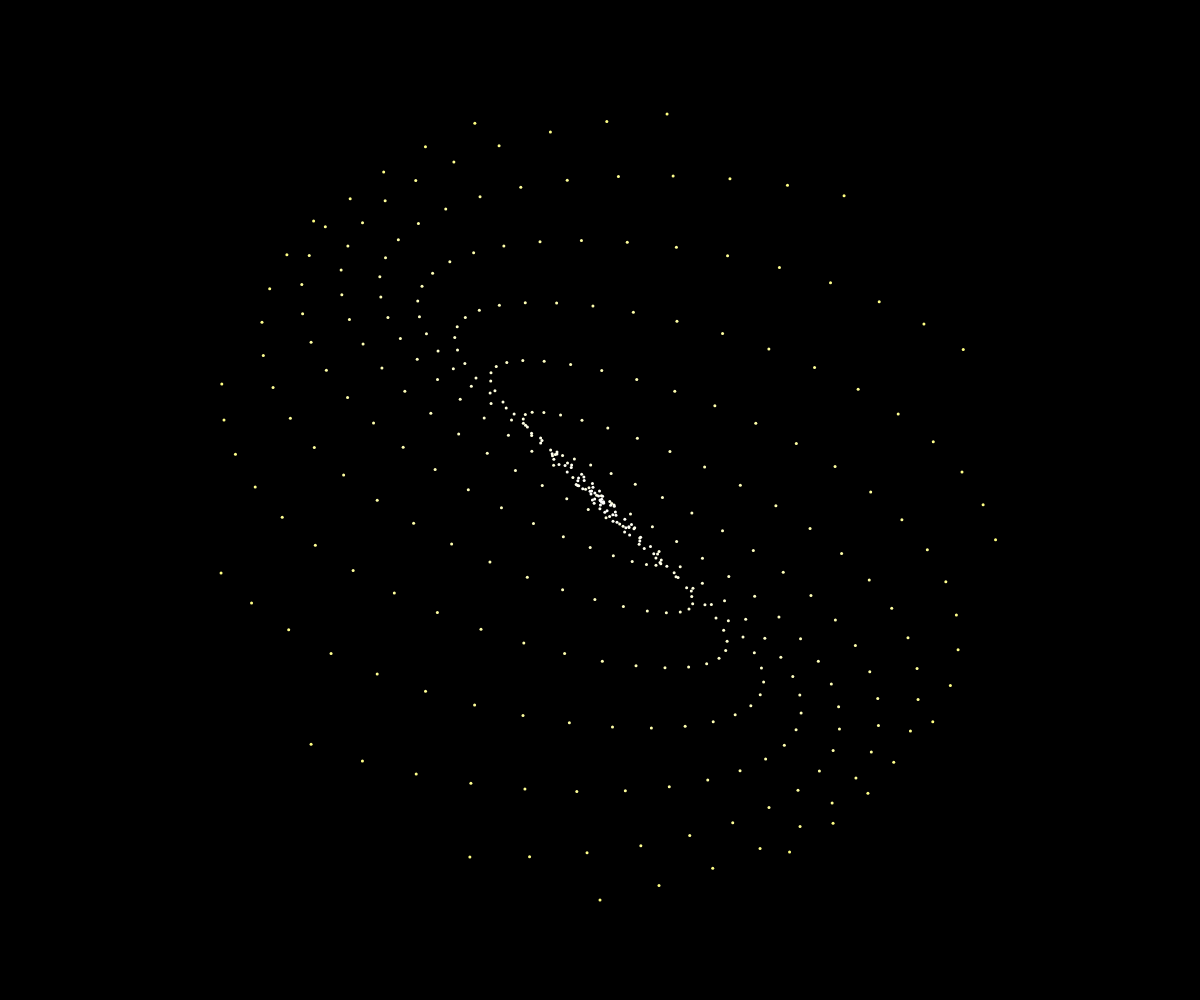
Frame 1 (no input)
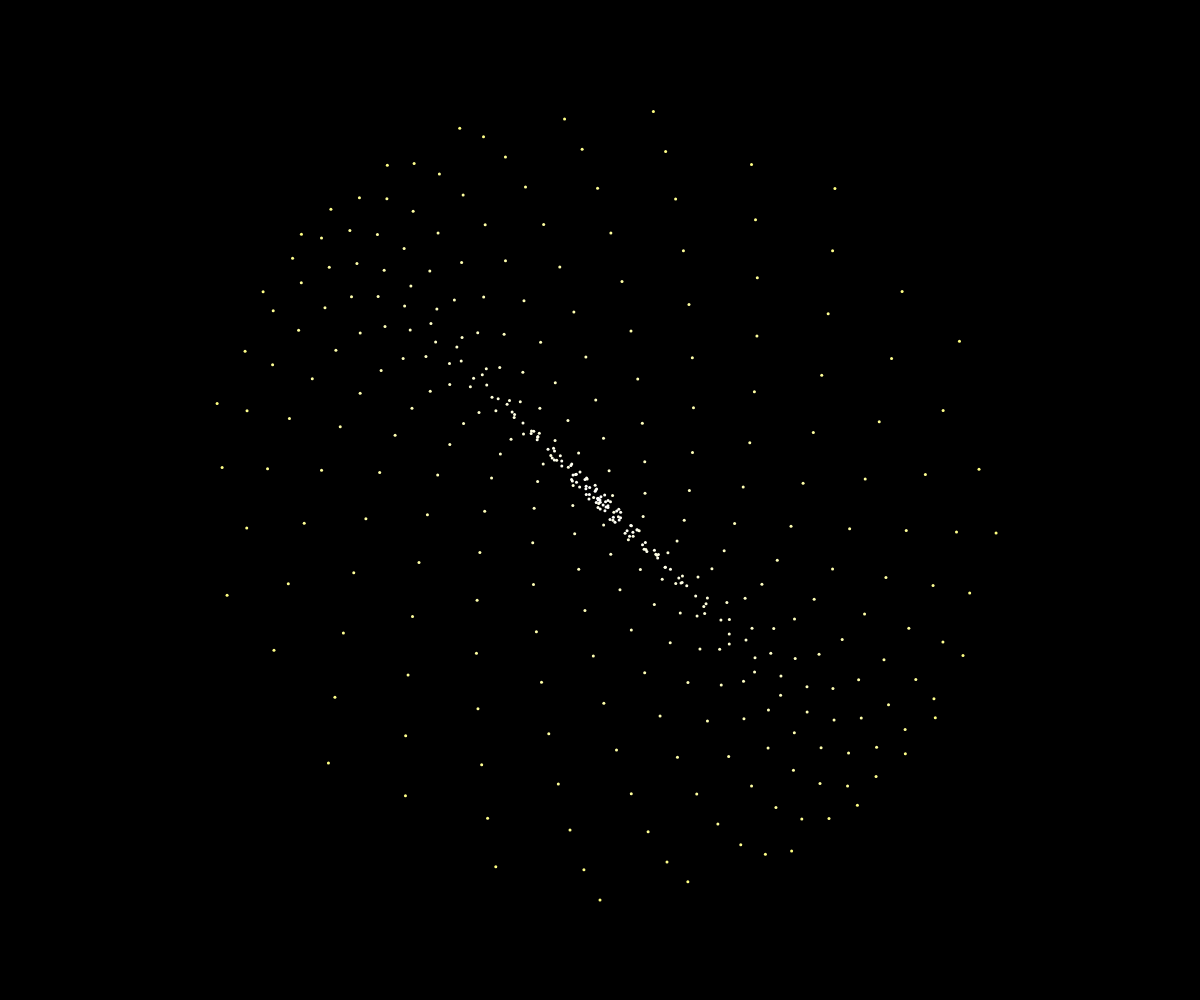
Frame 60 (no input)
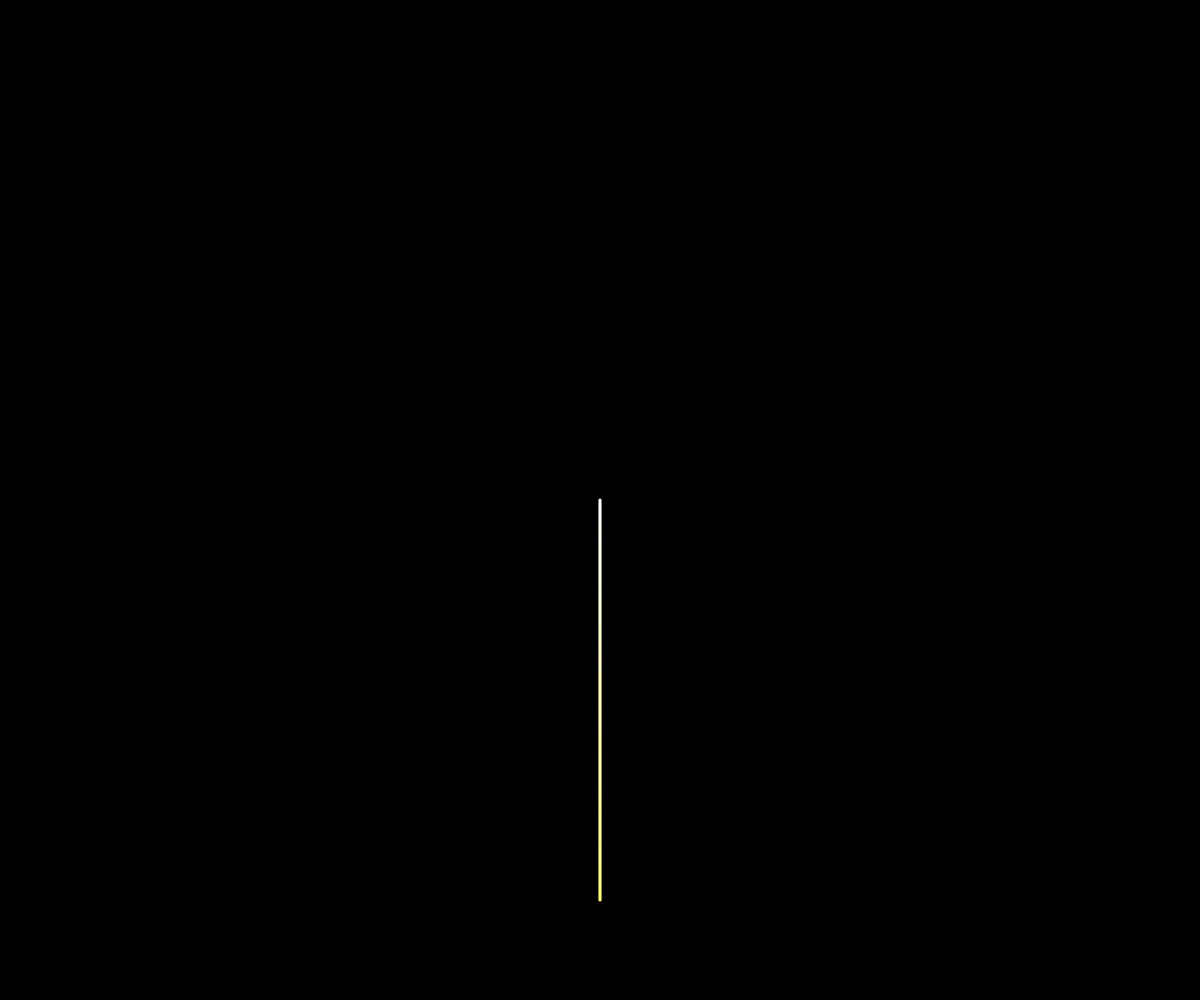
Frame 120 (the mouse pressed at the canvas centre since frame 60)

The p5.js sketch that drew these frames (run headless with seeded random() and noise() and a simulated clock; from frame 60 on, the mouse is pressed at the canvas centre):

// p5.js sketch
// ── sketch.js
var maxGen = 400;
var mx, my;

function setup() {
	createCanvas(windowWidth,windowHeight);
	colorMode(RGB,100,100,100);
	rectMode(CENTER);
	mx = .99;
	my = .98;
}

function draw() {
		background(0);
    translate(width/2, height/2);
		if((mouseX>0 || mouseY>0) && mouseIsPressed){
			mx = map(mouseX, 0, width, -.5, .5);
			my = map(mouseY, 0, height, -.5, .5);
		}
    recursive(0);
}

function recursive( gen ){
		if(gen > maxGen) return;
		var t = .5+.5*frameCount/5000;
		var x = (maxGen-gen)*(sin(gen*t*mx));
		var y = (maxGen-gen)*(cos(gen*t*my));
		stroke(100,100,50+gen/8);
		strokeWeight(3);
		point(x,y);
		recursive(++gen);
}

// ── post.html
<!DOCTYPE html>
<html>
<head>
<title>Galaxy</title>
<link rel="shortcut icon" type="image/png" href="https://krabcode.github.io/favicon.png"/>
<link rel="stylesheet" href="../../styles/sketch.css">
<script src="../../lib/p5.js"></script>
<script src="sketch.js"></script>
</head>
<body>
</body>
<header class="noselect">
<p><a href="https://krabcode.github.io/index.html"> <<< </a></p>
click or drag to interact </br>
</header>
</html>
